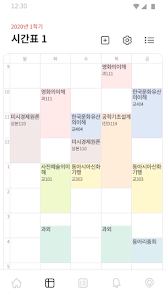
#> input picture OpenCV(numpy, cv2)/src/everytime/2.jpg, 166 x 296 px
$ python GetContactTime.py
#> lines starting #> are read from the running program, lines starting #| are printed output that depends on the picture; after the words box and inside, x2 and y2 are one past the last pixel; in counts of white or black regions, pixels touching at a corner belong together
import numpy as np, cv2

path = 'src/everytime/2.jpg'

image = cv2.imread(path)
#> image is the input picture: shape (296, 166, 3); mean B, G, R 241.9, 245.4, 246.2
image_gray = cv2.imread(path, cv2.IMREAD_GRAYSCALE)
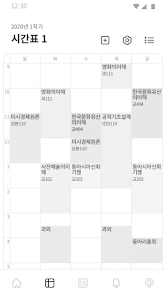
#> image_gray: shape (296, 166); min 0, max 255, mean 245.2

b, g, r = cv2.split(image)
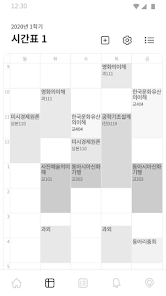
#> b: shape (296, 166); min 0, max 255, mean 241.9

ret, dst  = cv2.threshold(image_gray, 250, 255, cv2.THRESH_BINARY)
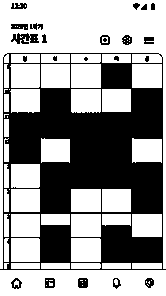
#> dst: shape (296, 166); 59.9% white; 23 black regions (3 under 20 px), largest, box (x1, y1, x2, y2) and area: (0, 53, 166, 270) 18544, (11, 33, 39, 44) 195, (78, 278, 88, 288) 90

mask = np.array([[0,1,0],
                 [1,1,1],
                 [0,1,0]]).astype('uint8')

dst = cv2.morphologyEx(dst, cv2.MORPH_OPEN, mask)
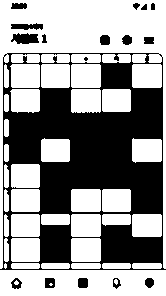
#> dst: shape (296, 166); 59.2% white; 17 black regions (1 under 20 px)
contour, hierarchy = cv2.findContours(dst, cv2.RETR_LIST, cv2.CHAIN_APPROX_SIMPLE)
#> contour = 62 contours, 7 with area under 20; largest, box (x1, y1, x2, y2) and area: (0, 0, 166, 269) 9599, (0, 270, 166, 296) 4125, (71, 238, 101, 262) 665, (132, 64, 162, 88) 665, (71, 64, 101, 88) 665

for cnt in contour:
    cv2.drawContours(image, [cnt], 0, (0,255,0), 3)
#> this loop made 62 passes
#> cnt on pass 9: [[0, 270], [0, 295], [165, 295], [165, 270]]
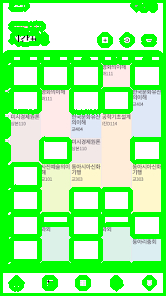
#> image: shape (296, 166, 3); mean B, G, R 147.2, 247.7, 151.4

cv2.imshow('process', dst)
cv2.imshow('origin', image)
cv2.waitKey(0)

$ run again, with OpenCV(numpy, cv2)/src/everytime/1.jpg copied over OpenCV(numpy, cv2)/src/everytime/2.jpg
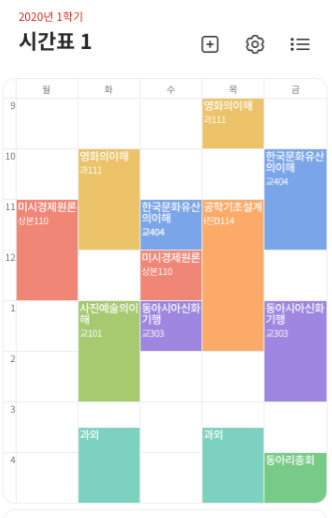
#> input picture OpenCV(numpy, cv2)/src/everytime/1.jpg, 332 x 518 px
#> image is the input picture: shape (518, 332, 3); mean B, G, R 218, 223.9, 227.7
#> `dst = cv2.morphologyEx(dst, cv2.MORPH_OPEN, mask)`:
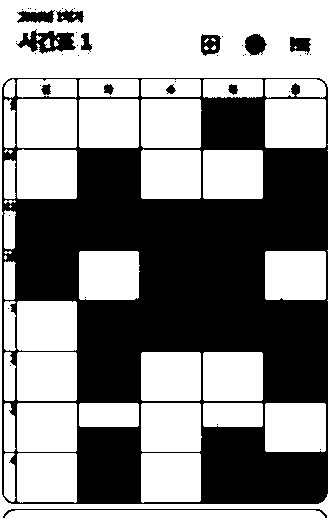
#> dst: shape (518, 332); 55.5% white; 43 black regions (30 under 20 px)
#> contour = 114 contours, 65 with area under 20; largest, box (x1, y1, x2, y2) and area: (0, 0, 332, 518) 168255, (1, 77, 329, 505) 139476, (17, 301, 77, 351) 2884, (265, 99, 326, 148) 2878, (265, 403, 326, 452) 2877
#> the loop `for cnt in contour:` made 114 passes
#> cnt on passes 2, 6, 7, 8, 15, 20, 23, 29: [[8, 462], [9, 461], [10, 462], [9, 463]], [[319, 449], [320, 448], [321, 449], [320, 450]], [[216, 424], [217, 423], [218, 424], [217, 425]], [[8, 410], [9, 409], [10, 410], [9, 411]], [[9, 365], [10, 364], [11, 365], [10, 366]], [[7, 308], [8, 307], [9, 308], [8, 309]], [[84, 297], [85, 296], [86, 297], [85, 298]], [[8, 215], [9, 214], [10, 215], [9, 216]]
#> after the loop `for cnt in contour:`:
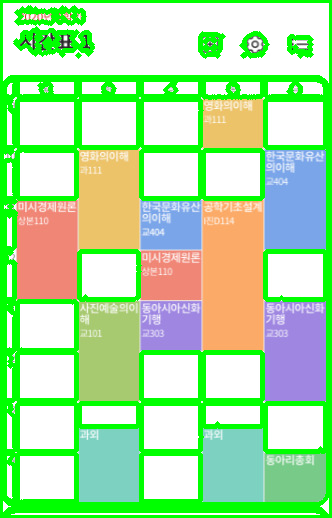
#> image: shape (518, 332, 3); mean B, G, R 160.9, 225.8, 170.5

$ run again, with OpenCV(numpy, cv2)/src/everytime/3.jpg copied over OpenCV(numpy, cv2)/src/everytime/2.jpg
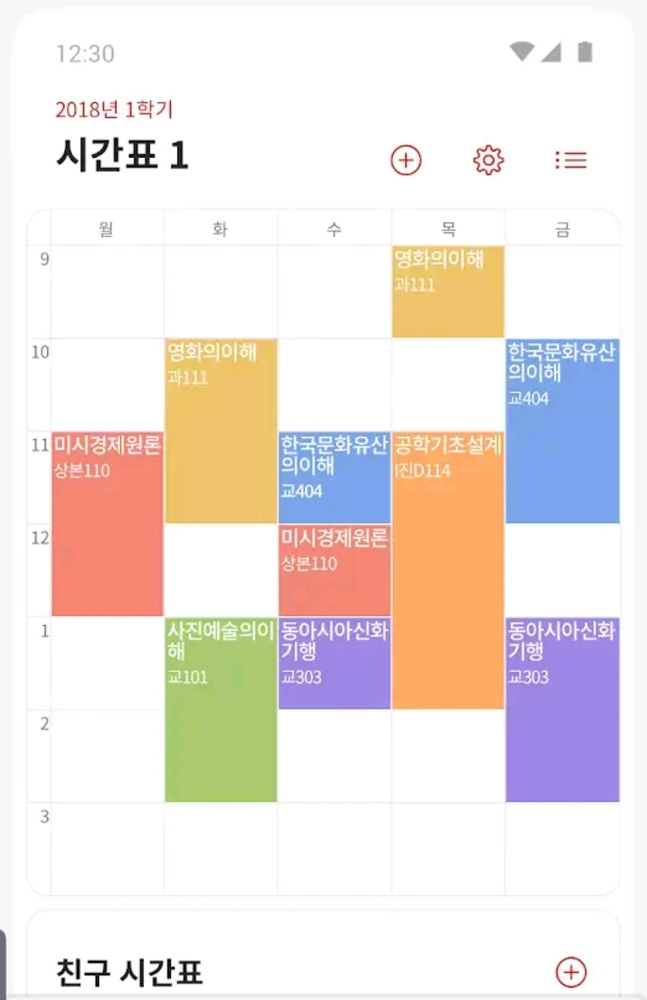
#> input picture OpenCV(numpy, cv2)/src/everytime/3.jpg, 647 x 1000 px, shrunk from 1080 x 1670 before the run
#> image is the input picture: shape (1000, 647, 3); mean B, G, R 225.5, 229.2, 238.2
#> `dst = cv2.morphologyEx(dst, cv2.MORPH_OPEN, mask)`:
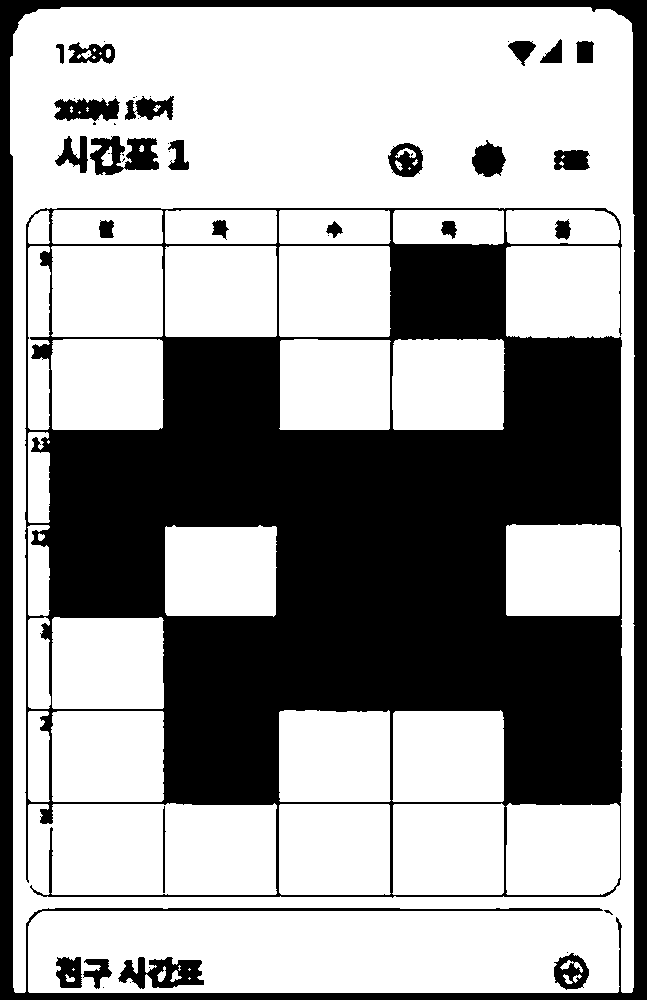
#> dst: shape (1000, 647); 62% white; 49 black regions (24 under 20 px)
#> contour = 136 contours, 70 with area under 20; largest, box (x1, y1, x2, y2) and area: (10, 7, 635, 993) 607586, (24, 207, 623, 899) 379240, (506, 524, 620, 616) 10184, (165, 246, 277, 337) 9977, (51, 711, 164, 802) 9964
#> the loop `for cnt in contour:` made 136 passes
#> cnt on passes 1, 2, 3, 4, 5, 10, 11, 12: [[582, 987], [583, 986], [584, 987], [583, 988]], [[102, 987], [103, 986], [104, 987], [103, 988]], [[129, 982], [130, 981], [131, 982], [130, 983]], [[189, 977], [188, 978], [189, 979], [190, 978]], [[82, 977], [83, 976], [84, 977], [83, 978]], [[189, 968], [188, 969], [189, 970], [190, 969]], [[73, 968], [72, 969], [73, 970], [74, 969]], [[148, 967], [149, 966], [150, 967], [149, 968]]
#> after the loop `for cnt in contour:`:
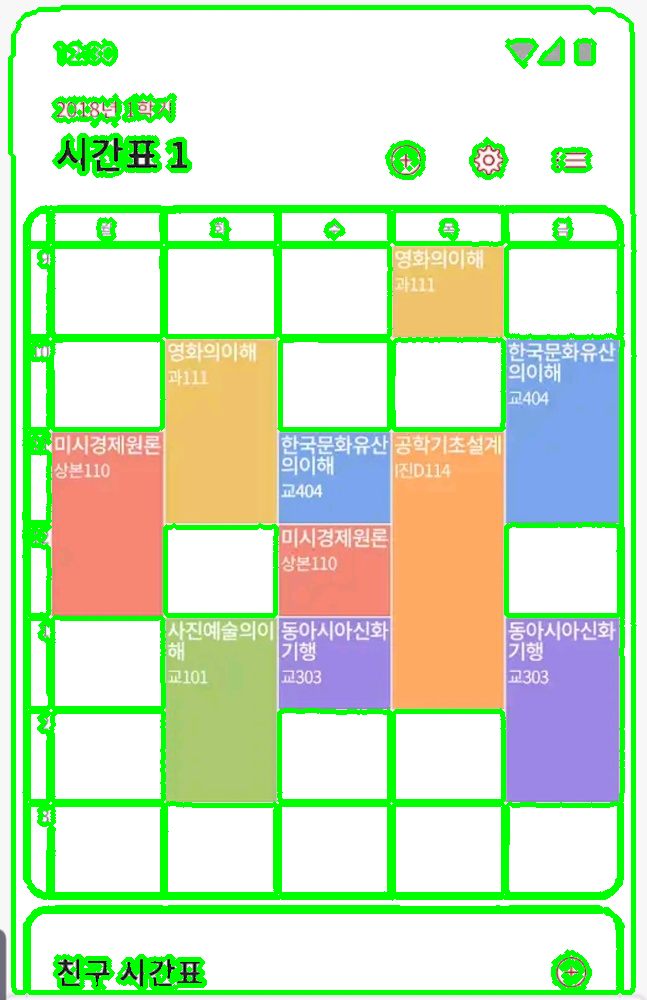
#> image: shape (1000, 647, 3); 14.33% of pixels changed, all inside (x1, y1, x2, y2) = (8, 5, 637, 995)

$ run again, with OpenCV(numpy, cv2)/src/everytime/4.jpg copied over OpenCV(numpy, cv2)/src/everytime/2.jpg
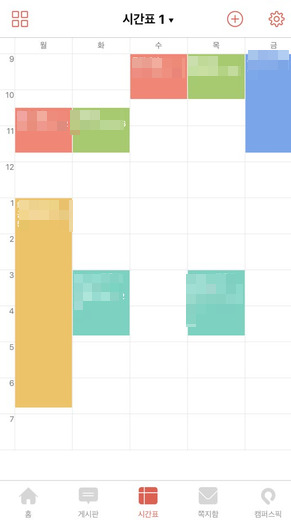
#> input picture OpenCV(numpy, cv2)/src/everytime/4.jpg, 291 x 520 px
#> image is the input picture: shape (520, 291, 3); mean B, G, R 228.9, 237.9, 238.5
#> `dst = cv2.morphologyEx(dst, cv2.MORPH_OPEN, mask)`:
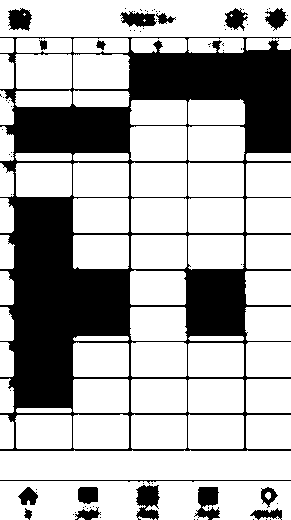
#> dst: shape (520, 291); 68.7% white; 75 black regions (58 under 20 px)
#> contour = 187 contours, 112 with area under 20; largest, box (x1, y1, x2, y2) and area: (0, 0, 291, 37) 10440, (0, 481, 291, 520) 9192, (0, 450, 291, 480) 8125, (130, 126, 187, 161) 1890, (188, 126, 245, 161) 1888
#> the loop `for cnt in contour:` made 187 passes
#> cnt on passes 1 to 3: [[277, 518], [278, 517], [279, 518], [278, 519]], [[275, 518], [276, 517], [277, 518], [276, 519]], [[155, 518], [154, 519], [156, 519]]
#> after the loop `for cnt in contour:`:
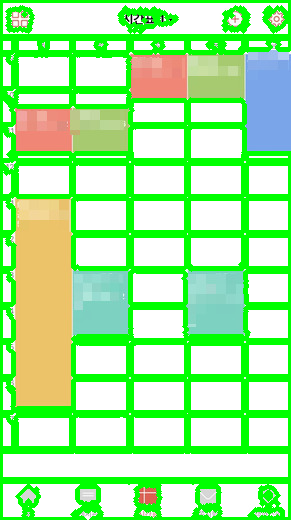
#> image: shape (520, 291, 3); mean B, G, R 154.2, 239.8, 163.4
